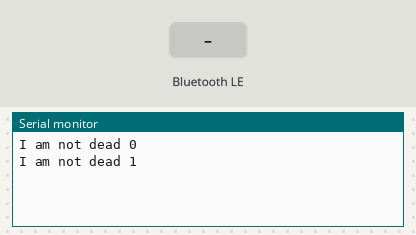
A sketch run on a simulated ESP32. Shown: the last lines printed to the serial monitor. The inputs (shaded band) are chosen by the test bench. Nothing arrives over Bluetooth unless stated; a phone connects over Bluetooth LE 3 s after start.

Above: at 1.2 s.
1.3 s: Bluetooth LE write "1" received
At 1.9 s:
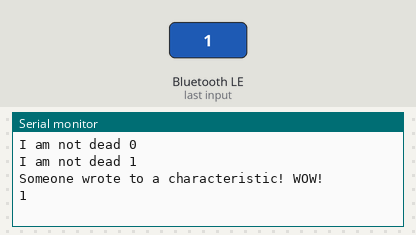
2.8 s: Bluetooth LE write "0" received
At 2.98 s:
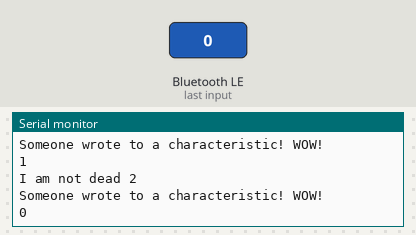
Timing chart, 0 to 5.8 s (numbered marks = the images above; inputs shaded):
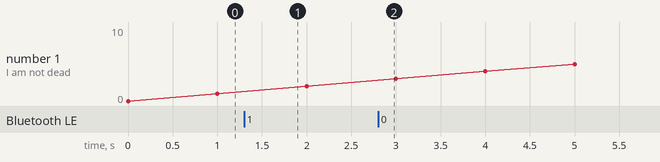

The sketch:

OnReadWriteTest.ino
```cpp
/*
  This sketchbook is to test the onRead and onWrite functionality.
  As on 11/19/2024, the actual code for the microcontroller doesn't
  use it, but it may be useful in the future for further optimizing

  The data in the angle characteristic will continuously update.
  The data in the time characteristic will update only on read and send a message to serial.
  If data is written to the other characteristic, it will echo it to serial.
*/

#include <BLEDevice.h>
#include <BLEUtils.h>
#include <BLEServer.h>
#include <sstream>
#include "BluetoothComm.h"

#define SENSOR_ADDR_1 0x70;

void setup() {
  Serial.begin(9600);
  initBLE();
}

void loop() {
  Serial.printf("I am not dead %d\n", aliveCounter);

  // Continuously update the angle characteristic
  std::stringstream s1;
  s1 << "Angle alive: " << aliveCounter;
  std::string str1 = s1.str();
  const char* cstr1 = str1.c_str();
  pAngleCharacteristic->setValue(cstr1);

  std::stringstream s3;
  s3 << "Other alive: " << aliveCounter;
  std::string str3 = s3.str();
  const char* cstr3 = str3.c_str();
  pOtherCharacteristic->setValue(cstr3);

  delay(1000);
  aliveCounter++;
}
```

BluetoothComm.h
```cpp
#ifndef BLUETOOTH_COMM_H
#define BLUETOOTH_COMM_H

#include <BLEDevice.h>
#include <BLEUtils.h>
#include <BLEServer.h>

#define DEVICE_NAME                 "Wheelchair Angle Monitor"
#define SERVICE_UUID                "45941ccb-b601-4b21-b5c4-37998c0bdc47"
#define ANGLE_CHARACTERISTIC_UUID   "f1919650-bf45-4adb-b449-7ad7e3cdf038"
#define TIME_CHARACTERISTIC_UUID    "1e89f4d9-2e15-4d60-9ee9-0308c1c8c90e"
#define OTHER_CHARACTERISTIC_UUID   "2cc7e495-4db7-41ef-b805-bbf9cf87e96c"

// Initialization function
void initBLE();

// Globals for each the parts of the BLE server
int aliveCounter=0;
BLEServer *pServer;
BLEService *pService;
BLECharacteristic *pAngleCharacteristic;
BLECharacteristic *pTimeCharacteristic;
BLECharacteristic *pOtherCharacteristic;
BLEAdvertising *pAdvertising;

#endif
```

BluetoothComm.ino
```cpp
#include "BluetoothComm.h"
#include <BLEDevice.h>
#include <BLEUtils.h>
#include <BLEServer.h>
#include <BLECharacteristic.h>
#include <sstream>


class TimeCharacteristicCallbacks: public BLECharacteristicCallbacks {
  void onRead(BLECharacteristic* pCharacteristic) {
    Serial.println("Client read from time characteristic\n");
    std::stringstream s1;
    s1 << "Time alive: " << aliveCounter;
    std::string str1 = s1.str();
    const char* cstr1 = str1.c_str();
    pCharacteristic->setValue(cstr1);
  }
};

class OtherCharaceristicCallBacks: public BLECharacteristicCallbacks {
  void onWrite(BLECharacteristic* pCharacteristic) {
    Serial.println("Someone wrote to a characteristic! WOW!\n");
    String r = pCharacteristic->getValue();
    Serial.println(r);
  }
};

void initBLE() {
  // Init device
  BLEDevice::init(DEVICE_NAME);

  // Get server object
  pServer = BLEDevice::createServer();

  // Get service object under server
  pService = pServer->createService(SERVICE_UUID);

  // Get characteristics under service.  Set default values
  pAngleCharacteristic =
    pService->createCharacteristic(ANGLE_CHARACTERISTIC_UUID, BLECharacteristic::PROPERTY_READ | BLECharacteristic::PROPERTY_WRITE);
  pAngleCharacteristic->setValue("default angle");

  pTimeCharacteristic =
    pService->createCharacteristic(TIME_CHARACTERISTIC_UUID, BLECharacteristic::PROPERTY_READ | BLECharacteristic::PROPERTY_WRITE);
  pTimeCharacteristic->setValue("default time");

  pOtherCharacteristic =
    pService->createCharacteristic(OTHER_CHARACTERISTIC_UUID, BLECharacteristic::PROPERTY_READ | BLECharacteristic::PROPERTY_WRITE);
  pOtherCharacteristic->setValue("default other");

  // Set callbacks
  pTimeCharacteristic->setCallbacks(new TimeCharacteristicCallbacks());
  pOtherCharacteristic->setCallbacks(new OtherCharaceristicCallBacks());

  // Start service
  pService->start();

  // BLEAdvertising *pAdvertising = pServer->getAdvertising();  // this still is working for backward compatibility
  pAdvertising = BLEDevice::getAdvertising();
  pAdvertising->addServiceUUID(SERVICE_UUID);
  pAdvertising->setScanResponse(true);
  pAdvertising->setMinPreferred(0x06);  // functions that help with iPhone connections issue
  pAdvertising->setMinPreferred(0x12);
  BLEDevice::startAdvertising();
}
```

Measured:
- after the input at 1.3 s, the serial monitor: prints a new line after 0.05 s (image 1)
- after the input at 2.8 s, the serial monitor: prints a new line after 0.05 s (image 2)
